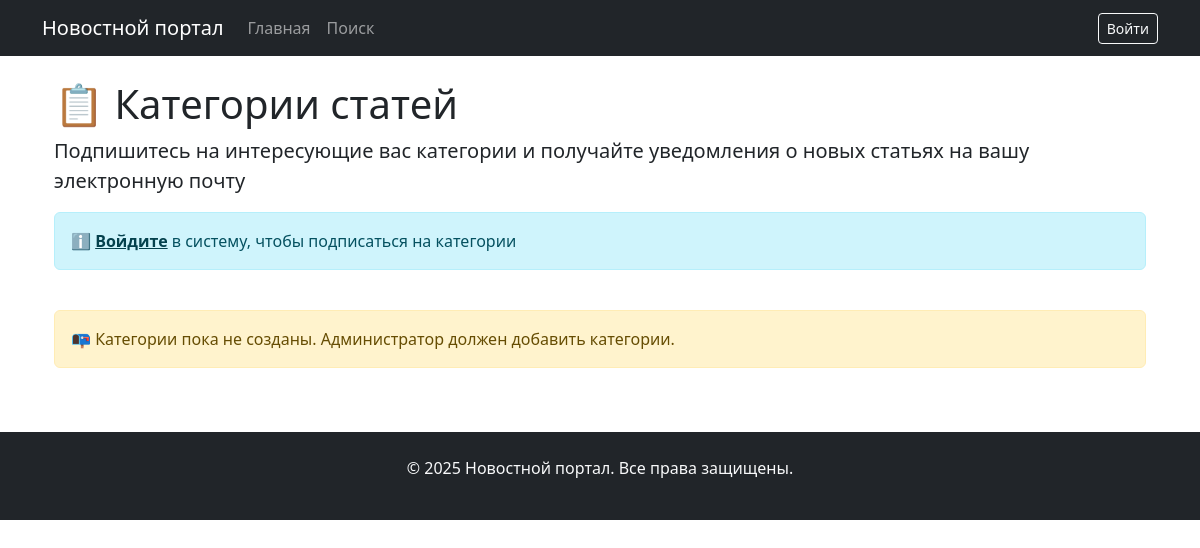
/categories/, run on an earlier commit of the app's database.
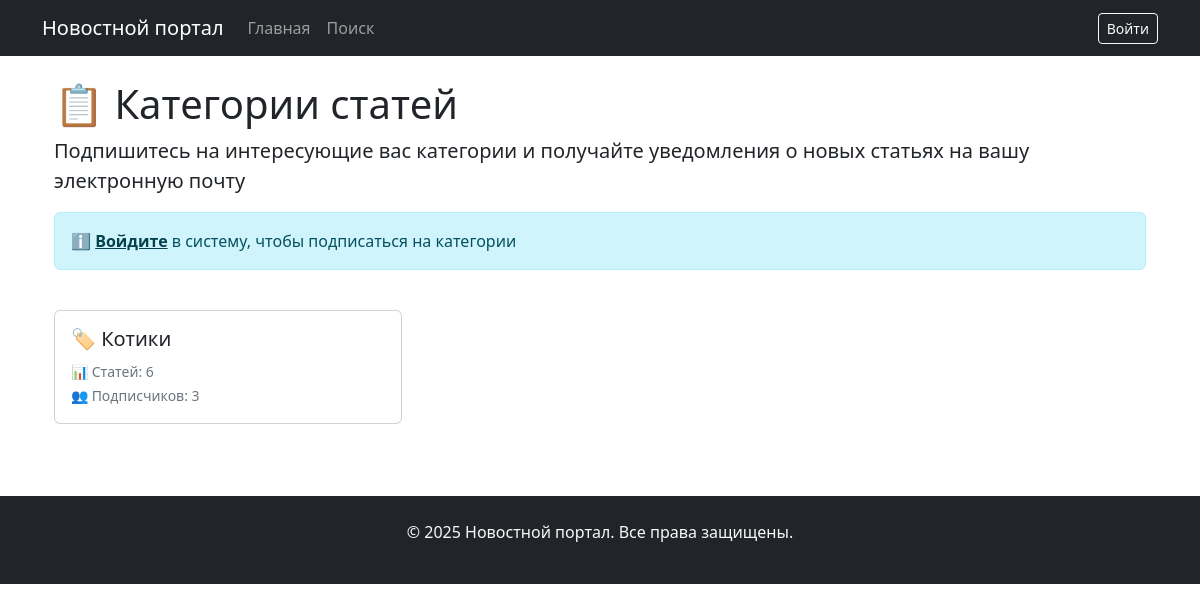
And on a later commit of the database.
### news/models.py (models this page shows, shortened)
class Category(models.Model):
    name = models.CharField(max_length=100, unique=True, verbose_name="Название категории")
    subscribers = models.ManyToManyField(User, through='Subscription', related_name='subscribed_categories')
    class Meta:
        verbose_name = "Категория"
        verbose_name_plural = "Категории"

### news/views.py (the view)
# urls.py: path('categories/', views.category_list, name='category_list'),
def category_list(request):
    categories = Category.objects.all()
    user_subscriptions = []
    if request.user.is_authenticated:
        user_subscriptions = Subscription.objects.filter(user=request.user).values_list('category_id', flat=True)
    return render(request, 'news/category_list.html', {
        'categories': categories,
        'user_subscriptions': user_subscriptions,
    })

### news/templates/news/category_list.html (shortened to what this page needs)
{% extends 'base.html' %}
{% block content %}
<div class="container mt-4">
    <div class="row">
        <div class="col-12">
            <h1>📋 Категории статей</h1>
            <p class="lead">
                Подпишитесь на интересующие вас категории и получайте уведомления
                о новых статьях на вашу электронную почту
            </p>
            {% if not user.is_authenticated %}
            <div class="alert alert-info">
                <strong>ℹ️</strong>
                <a href="{% url 'account_login' %}" class="alert-link">Войдите</a>
                в систему, чтобы подписаться на категории
            </div>
            {% endif %}
        </div>
    </div>
    <div class="row mt-4">
        {% for category in categories %}
        <div class="col-md-6 col-lg-4 mb-4">
            <div class="card h-100">
                <div class="card-body">
                    <h5 class="card-title">🏷️ {{ category.name }}</h5>
                    <p class="card-text">
                        <small class="text-muted">
                            📊 Статей: {{ category.post_set.count }}<br>
                            👥 Подписчиков: {{ category.subscribers.count }}
                        </small>
                    </p>
                </div>
            </div>
        </div>
        {% empty %}
        <div class="col-12">
            <div class="alert alert-warning">
                📭 Категории пока не созданы. Администратор должен добавить категории.
            </div>
        </div>
        {% endfor %}
    </div>
</div>
{% endblock %}

What changed in the data, as far as the page shows it:
added Category: name "Котики", post_set.count "6", subscribers.count "3"
Also different on the page:
text no longer shown: "📭 Категории пока не созданы. Администратор должен добавить категории."
